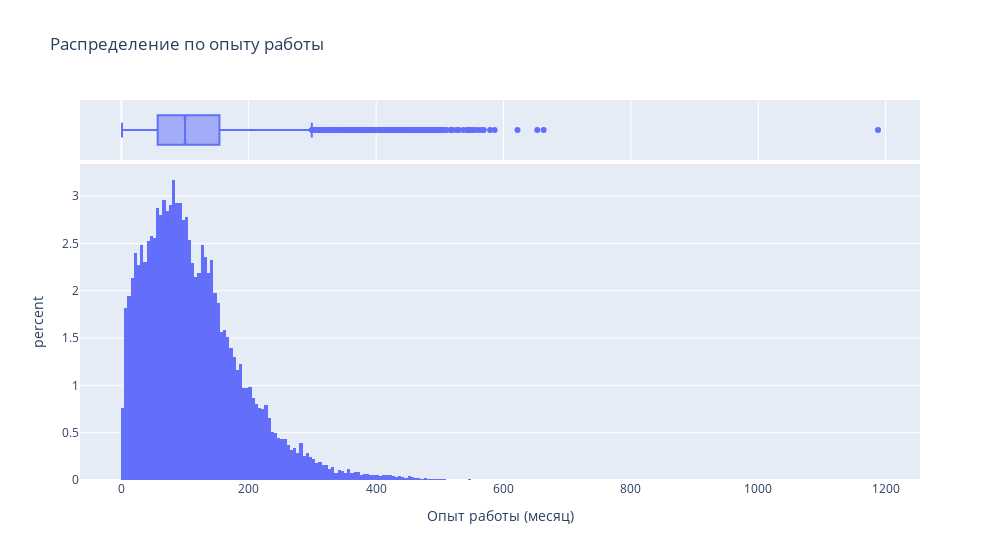

The code cell stored with this chart in its notebook:
### Markdown cell above
2. Постройте распределение признака **"Опыт работы (месяц)"**. Опишите данное распределение, отвечая на следующие вопросы: чему равна мода распределения, каковы предельные значения признака, в каком примерном интервале находится опыт работы большинства соискателей? Есть ли аномалии для признака опыта работы, какие значения вы бы причислили к их числу?
*Совет: постройте гистограмму и коробчатую диаграмму рядом.*

### Code cell
fig = px.histogram(
    data_frame = df,
    x = 'Опыт работы (месяц)',
    title = 'Распределение по опыту работы',
    histnorm = 'percent',
    width = 1000,
    marginal = 'box',
)
fig.show()
fig.write_html("/home/mur/Attest1/plotly/hist2.html")

### Figure 1 — Plotly figure (JSON) as saved in the notebook; plotly's stock layout.template omitted (floating-point values rounded to 4 significant figures; data arrays with more than 128 entries replaced by an {"elided": "..."} marker saying what was removed)
{"data": [{"alignmentgroup": "True", "bingroup": "x", "histnorm": "percent", "hovertemplate": "Опыт работы (месяц)=%{x}<br>percent=%{y}<extra></extra>", "legendgroup": "", "marker": {"color": "#636efa", "pattern": {"shape": ""}}, "name": "", "offsetgroup": "", "orientation": "v", "showlegend": false, "type": "histogram", "x": {"elided": "44744 int values"}, "xaxis": "x", "yaxis": "y"}, {"alignmentgroup": "True", "hovertemplate": "Опыт работы (месяц)=%{x}<extra></extra>", "legendgroup": "", "marker": {"color": "#636efa"}, "name": "", "notched": true, "offsetgroup": "", "showlegend": false, "type": "box", "x": {"elided": "44744 int values"}, "xaxis": "x2", "yaxis": "y2"}], "layout": {"barmode": "relative", "legend": {"tracegroupgap": 0}, "title": {"text": "Распределение по опыту работы"}, "width": 1000, "xaxis": {"anchor": "y", "domain": [0, 1], "title": {"text": "Опыт работы (месяц)"}}, "xaxis2": {"anchor": "y2", "domain": [0, 1], "matches": "x", "showgrid": true, "showticklabels": false}, "yaxis": {"anchor": "x", "domain": [0, 0.8316], "title": {"text": "percent"}}, "yaxis2": {"anchor": "x2", "domain": [0.8416, 1], "matches": "y2", "showgrid": false, "showline": false, "showticklabels": false, "ticks": ""}}}
